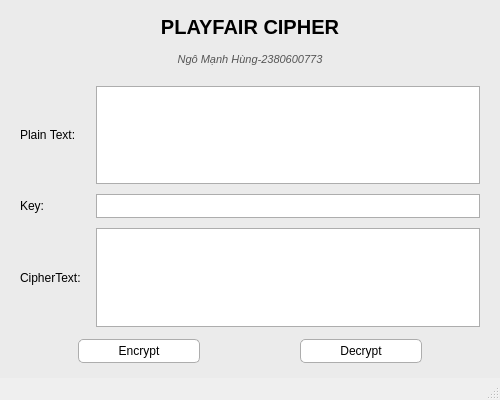
<?xml version="1.0" encoding="UTF-8"?>
<ui version="4.0">
 <class>MainWindow</class>
 <widget class="QMainWindow" name="MainWindow">
  <property name="geometry">
   <rect>
    <x>0</x>
    <y>0</y>
    <width>500</width>
    <height>400</height>
   </rect>
  </property>
  <property name="minimumSize">
   <size>
    <width>450</width>
    <height>380</height>
   </size>
  </property>
  <property name="windowTitle">
   <string>Playfair Cipher</string>
  </property>
  <widget class="QWidget" name="centralwidget">
   <property name="styleSheet">
    <string notr="true">
     QWidget#centralwidget {
         background-color: #ebebeb;
     }
     QLabel {
         font-family: &quot;Segoe UI&quot;, Arial, sans-serif;
         color: #000000;
         font-size: 12px;
     }
      QLabel#label_title {
          font-size: 20px;
          font-weight: bold;
          color: #000000;
          margin-bottom: 2px;
      }
      QLabel#label_subtitle {
          font-size: 11px;
          color: #555555;
          margin-bottom: 8px;
          font-style: italic;
      }
     QTextEdit, QLineEdit {
         background-color: #ffffff;
         border: 1px solid #adadad;
         color: #000000;
         font-family: &quot;Segoe UI&quot;, Arial, sans-serif;
         font-size: 12px;
         padding: 3px;
     }
     QPushButton {
         background-color: #ffffff;
         border: 1px solid #adadad;
         border-radius: 5px;
         padding: 4px 20px;
         font-family: &quot;Segoe UI&quot;, Arial, sans-serif;
         font-size: 12px;
         color: #000000;
         min-width: 80px;
     }
     QPushButton:hover {
         background-color: #f0f0f0;
         border: 1px solid #0078d7;
     }
     QPushButton:pressed {
         background-color: #cce4f7;
         border: 1px solid #005499;
     }
    </string>
   </property>
   <layout class="QVBoxLayout" name="verticalLayout">
    <property name="spacing">
     <number>12</number>
    </property>
    <property name="leftMargin">
     <number>20</number>
    </property>
    <property name="topMargin">
     <number>15</number>
    </property>
    <property name="rightMargin">
     <number>20</number>
    </property>
    <property name="bottomMargin">
     <number>15</number>
    </property>
     <item>
      <widget class="QLabel" name="label_title">
       <property name="text">
        <string>PLAYFAIR CIPHER</string>
       </property>
       <property name="alignment">
        <set>Qt::AlignCenter</set>
       </property>
      </widget>
     </item>
     <item>
      <widget class="QLabel" name="label_subtitle">
       <property name="text">
        <string>Ngô Mạnh Hùng-2380600773</string>
       </property>
       <property name="alignment">
        <set>Qt::AlignCenter</set>
       </property>
      </widget>
     </item>
    <item>
     <layout class="QGridLayout" name="gridLayout">
      <property name="verticalSpacing">
       <number>10</number>
      </property>
      <property name="horizontalSpacing">
       <number>15</number>
      </property>
      <item row="0" column="0">
       <widget class="QLabel" name="label_plain">
        <property name="text">
         <string>Plain Text:</string>
        </property>
       </widget>
      </item>
      <item row="0" column="1">
       <widget class="QTextEdit" name="txt_plain_text"/>
      </item>
      <item row="1" column="0">
       <widget class="QLabel" name="label_key">
        <property name="text">
         <string>Key:</string>
        </property>
       </widget>
      </item>
      <item row="1" column="1">
       <widget class="QLineEdit" name="txt_key"/>
      </item>
      <item row="2" column="0">
       <widget class="QLabel" name="label_cipher">
        <property name="text">
         <string>CipherText:</string>
        </property>
       </widget>
      </item>
      <item row="2" column="1">
       <widget class="QTextEdit" name="txt_cipher_text"/>
      </item>
     </layout>
    </item>
    <item>
     <layout class="QHBoxLayout" name="horizontalLayout">
      <property name="spacing">
       <number>100</number>
      </property>
      <item>
       <spacer name="horizontalSpacer">
        <property name="orientation">
         <enum>Qt::Horizontal</enum>
        </property>
        <property name="sizeHint" stdset="0">
         <size>
          <width>40</width>
          <height>20</height>
         </size>
        </property>
       </spacer>
      </item>
      <item>
       <widget class="QPushButton" name="btn_encrypt">
        <property name="text">
         <string>Encrypt</string>
        </property>
       </widget>
      </item>
      <item>
       <widget class="QPushButton" name="btn_decrypt">
        <property name="text">
         <string>Decrypt</string>
        </property>
       </widget>
      </item>
      <item>
       <spacer name="horizontalSpacer_2">
        <property name="orientation">
         <enum>Qt::Horizontal</enum>
        </property>
        <property name="sizeHint" stdset="0">
         <size>
          <width>40</width>
          <height>20</height>
         </size>
        </property>
       </spacer>
      </item>
     </layout>
    </item>
   </layout>
  </widget>
  <widget class="QMenuBar" name="menubar">
   <property name="geometry">
    <rect>
     <x>0</x>
     <y>0</y>
     <width>500</width>
     <height>22</height>
    </rect>
   </property>
  </widget>
  <widget class="QStatusBar" name="statusbar"/>
 </widget>
 <resources/>
 <connections/>
</ui>
